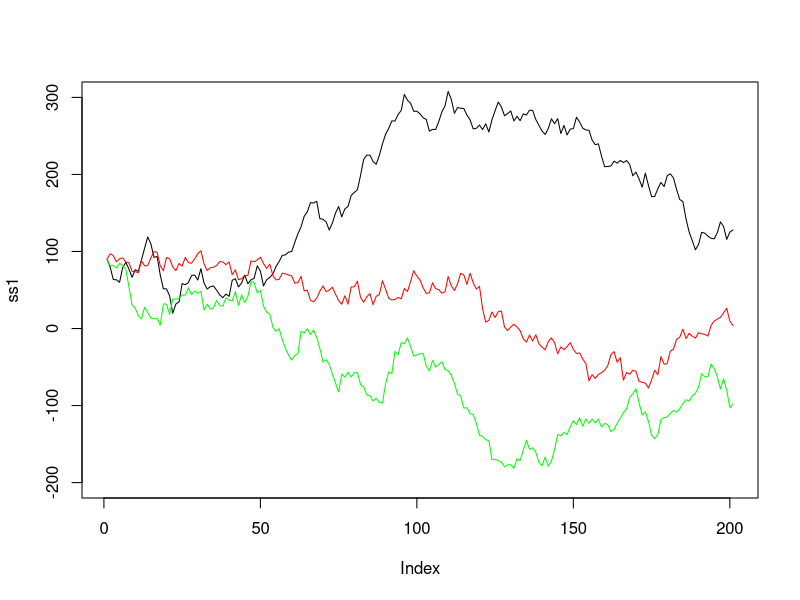
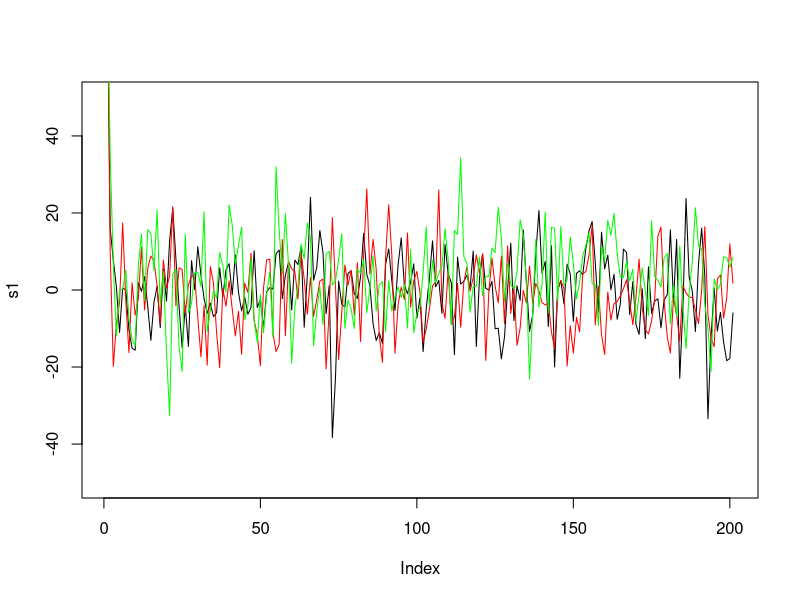
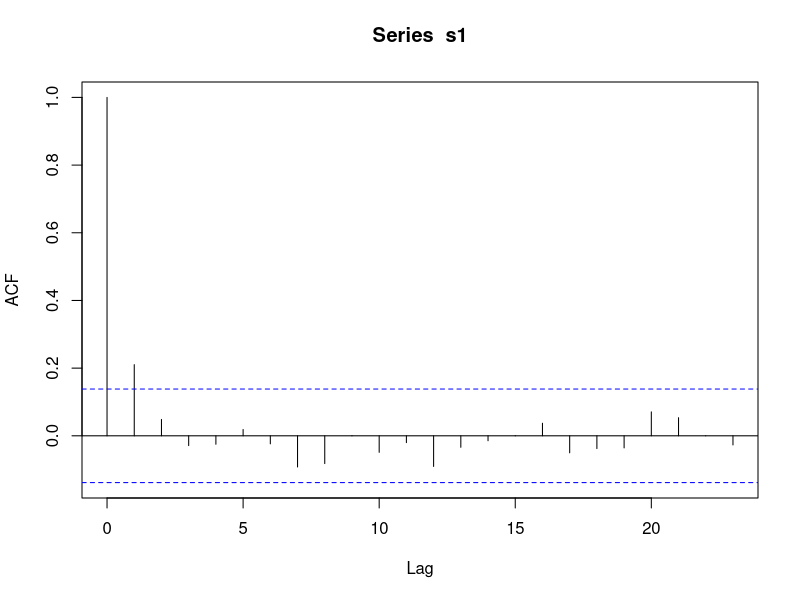
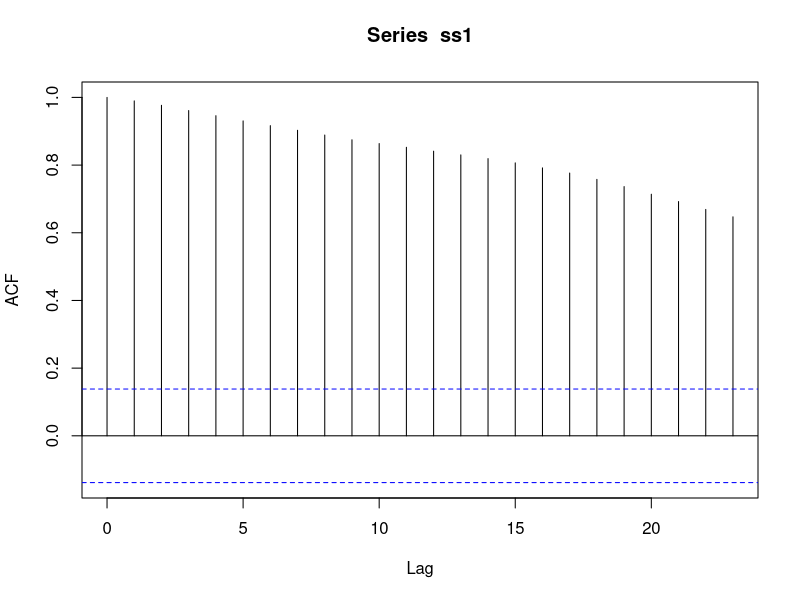
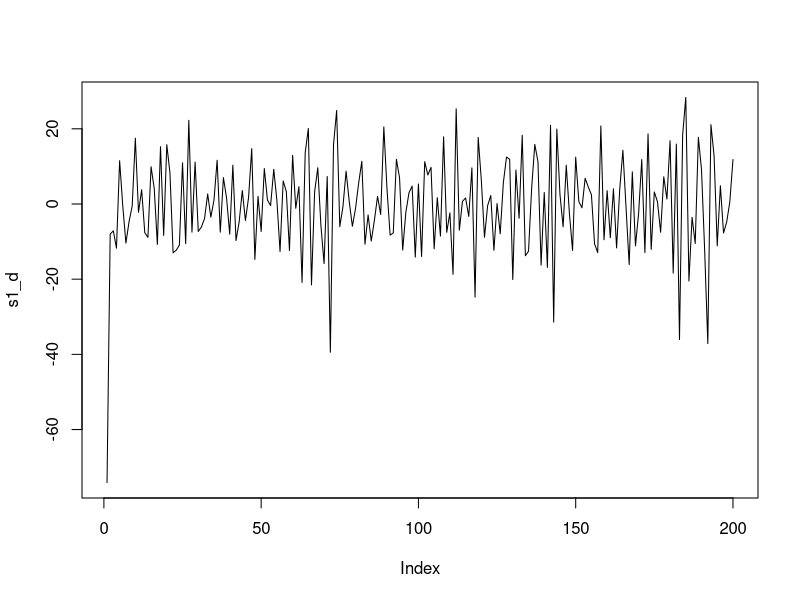
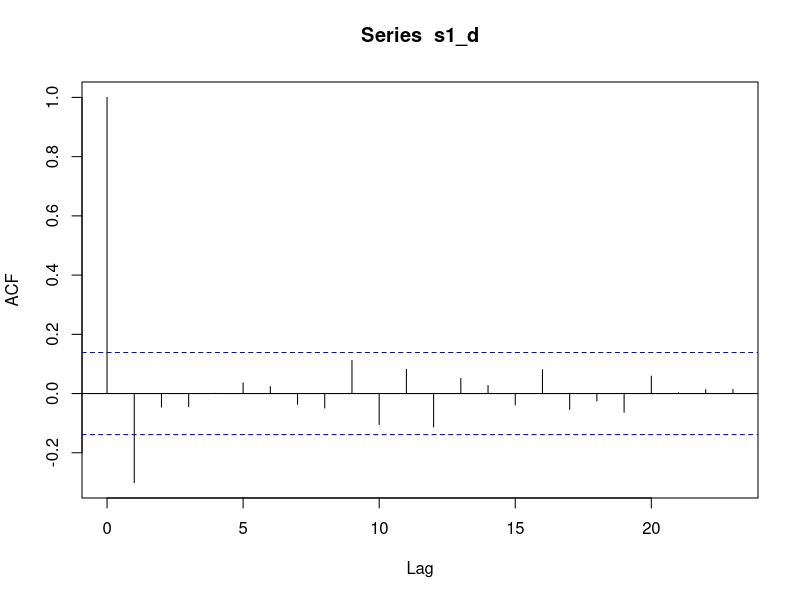

Source code (R) for these figures, in order:
set.seed(95)
build_series = function(coef){
start_value    = 90
values         = c(start_value)
previous_value = values

  for (x in 1:200){
    current_value  = coef*previous_value + rnorm(1,0,10)
    values         = c(values,current_value)
    previous_value = current_value
  }
return (values)
}

ss1 = build_series(1)
ss2 = build_series(1)
ss3 = build_series(1)


plot(ss1,type="l",ylim=c(-200,300))
lines(ss2,col="red")
lines(ss3,col="green")



s1 = build_series(0.2)
s2 = build_series(0.2)
s3 = build_series(0.2)

plot(s1,type="l",ylim=c(-50,50))
lines(s2,col="red")
lines(s3,col="green")



acf(s1)
arima(s1,order=c(1,0,0),include.mean = FALSE )



acf(ss1)
arima(ss1,order=c(1,0,0),include.mean = FALSE )


s1_d = diff(s1)
plot(s1_d,type="l")
acf(s1_d)








